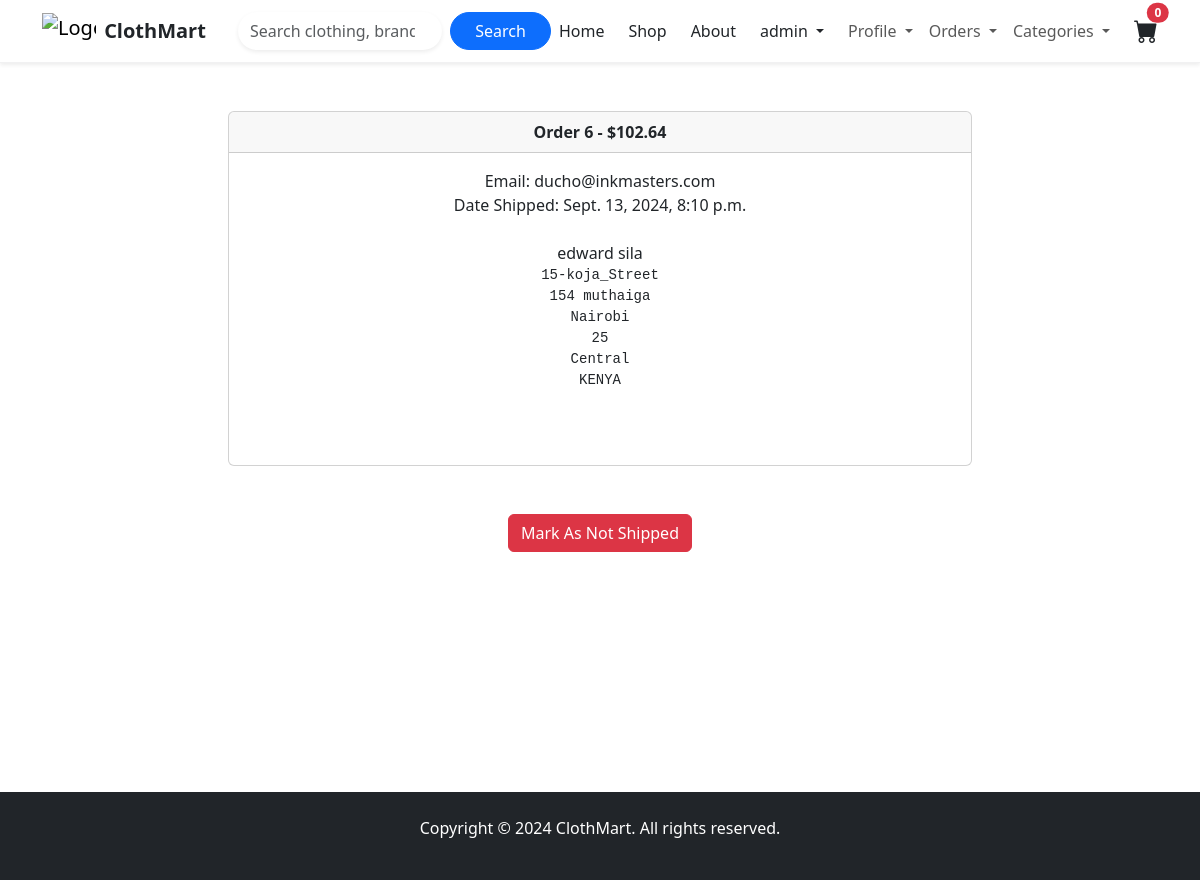
Page /payment/orders/6 (signed in) on the earlier database version.
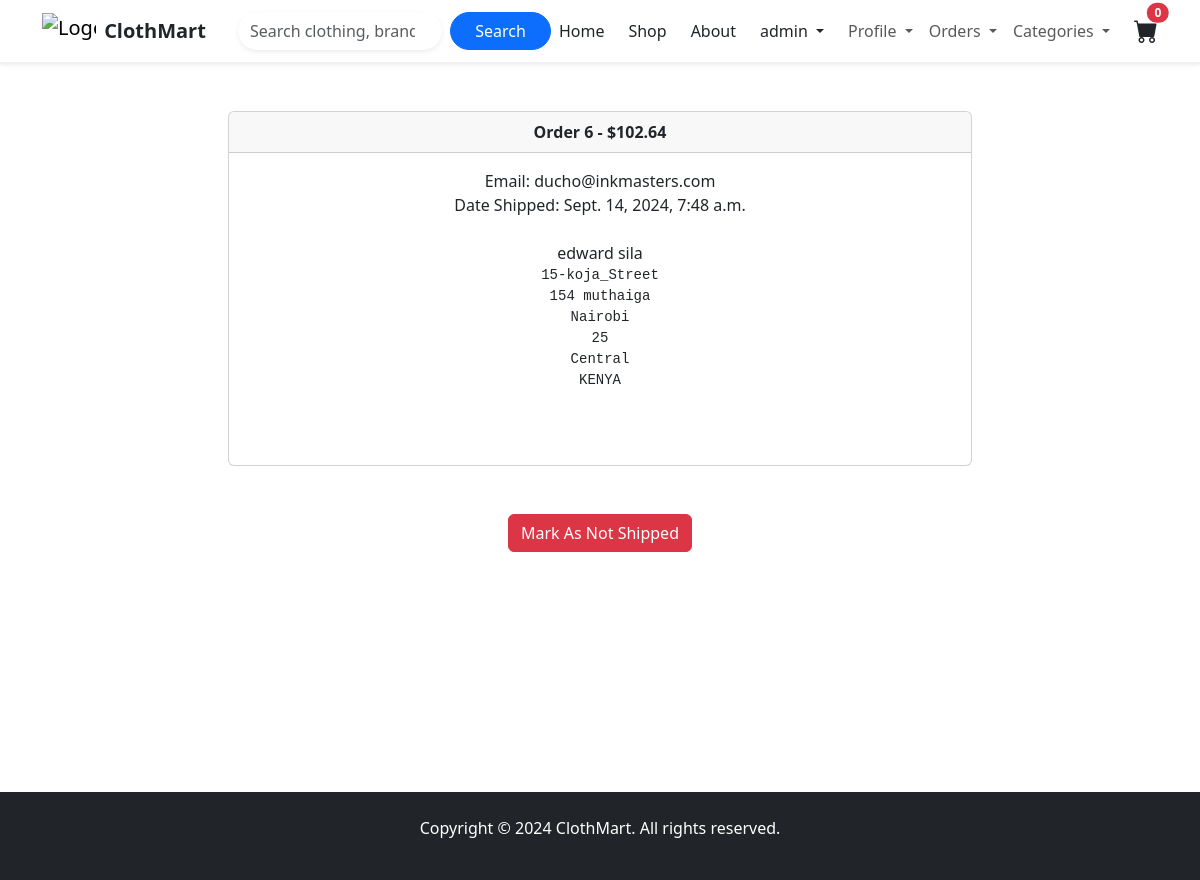
Same page on the later database version.
### payment/models.py (models this page shows, shortened)
class Order(models.Model):
	user = models.ForeignKey(User, on_delete=models.CASCADE, null=True, blank=True)
	full_name = models.CharField(max_length=250)
	email = models.EmailField(max_length=250)
	shipping_address = models.TextField(max_length=15000)
	amount_paid = models.DecimalField(max_digits=7, decimal_places=2)
	date_ordered = models.DateTimeField(auto_now_add=True)
	shipped = models.BooleanField(default=False)
	date_shipped = models.DateTimeField(blank=True, null=True)

### payment/views.py (the view, shortened to what this page needs)
# urls.py: path('orders/<int:pk>', views.orders, name='orders'),
def orders(request, pk):
	if request.user.is_authenticated and request.user.is_superuser:
		order = Order.objects.get(id=pk)
		''' get order items'''
		items = OrderItem.objects.filter(order=pk)
		return render(request, "payment/orders.html", {"order":order, "items":items})
	else:
		messages.success(request, "Access denied")
		return redirect('home')

### cart/cart.py (called while the page is built)
    def __len__(self):
        return len(self.cart)

### cart/context_processors.py (called while the page is built)
def cart(request):
    return {'cart': Cart(request)}

### payment/templates/payment/orders.html (shortened to what this page needs)
{% extends 'base.html' %}
{% block content %}
<div class="container">
    <div class="row">
        <center>
            <div class="col-8">
                <br/><br/>
                    <div class="card">
                    <div class="card-header">
                       <strong>Order {{ order.id }} - ${{ order.amount_paid }}</strong>
                    </div>
                    <div class="card-body">
                        Email: {{ order.email }}</br>
                        {% if order.date_shipped %}
                            Date Shipped: {{ order.date_shipped }}
                        {% else %}
                            Date Ordered: {{ order.date_ordered }}
                        {% endif %}
                        <br/><br/>
                        {{ order.full_name }}</br>
                    <pre>{{ order.shipping_address }}<br/>
                    </pre>
                    </div>
                </div>
                <br/><br/>
                {% if not order.shipped %}
                <form method="POST">
                    {% csrf_token %}
                    <input type="hidden" name="shipping_status" value="true">
                    <button type="submit" class="btn btn-success">Mark As Shipped</button>
                </form>
                {% else %}
                <form method="POST">
                    <button type="submit" class="btn btn-danger">Mark As Not Shipped</button>
                </form>
                {% endif %}
                  <br/><br/>
                        <br/><br/>
<br/><br/>
<br/><br/>
<br/><br/>
            </div>
       </center>
   </div>
</div>
{% endblock %}

Differences in the rows shown:
changed Order "ducho@inkmasters.com": date_shipped "Sept. 13, 2024, 8:10 p.m." → "Sept. 14, 2024, 7:48 a.m."
